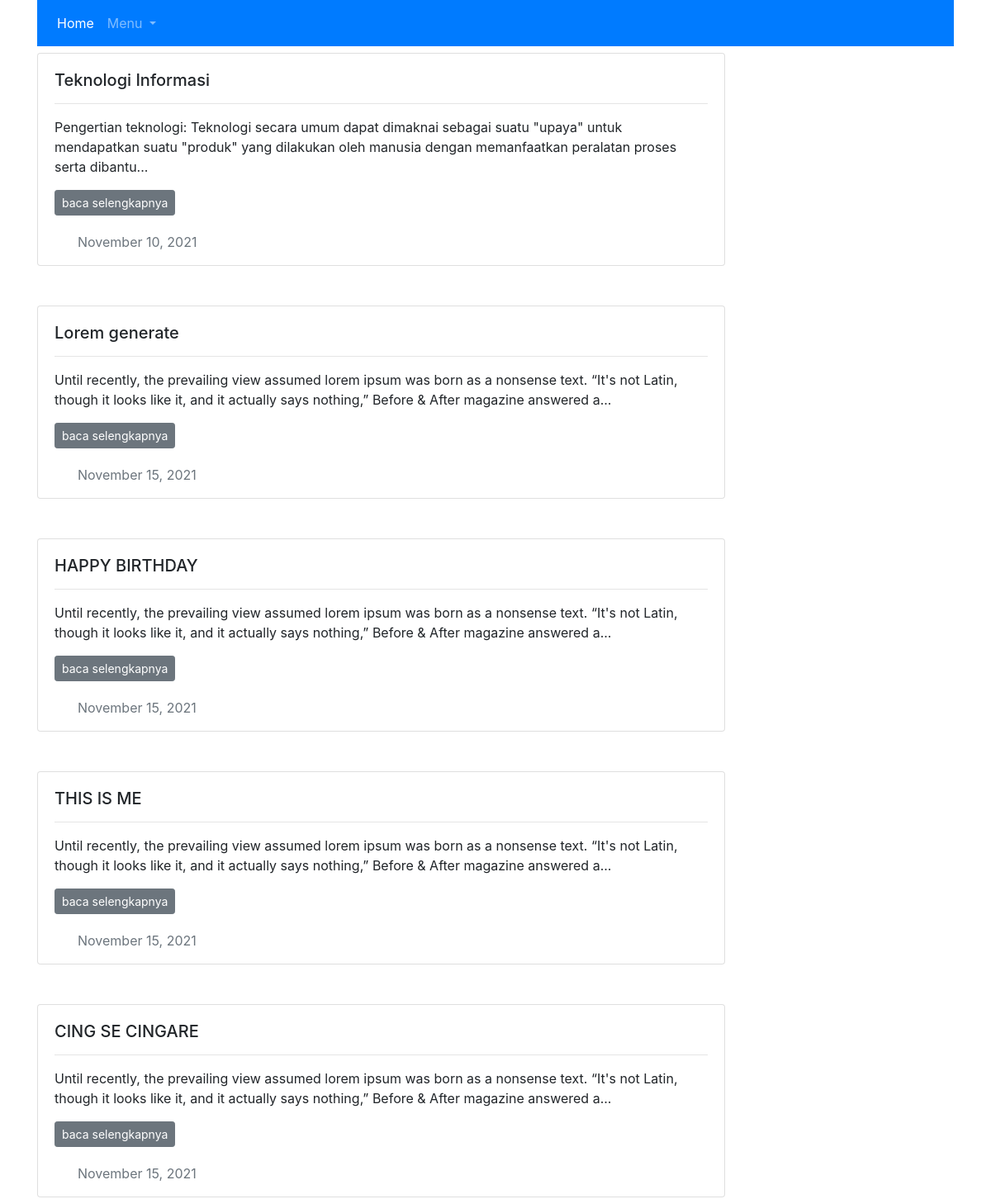
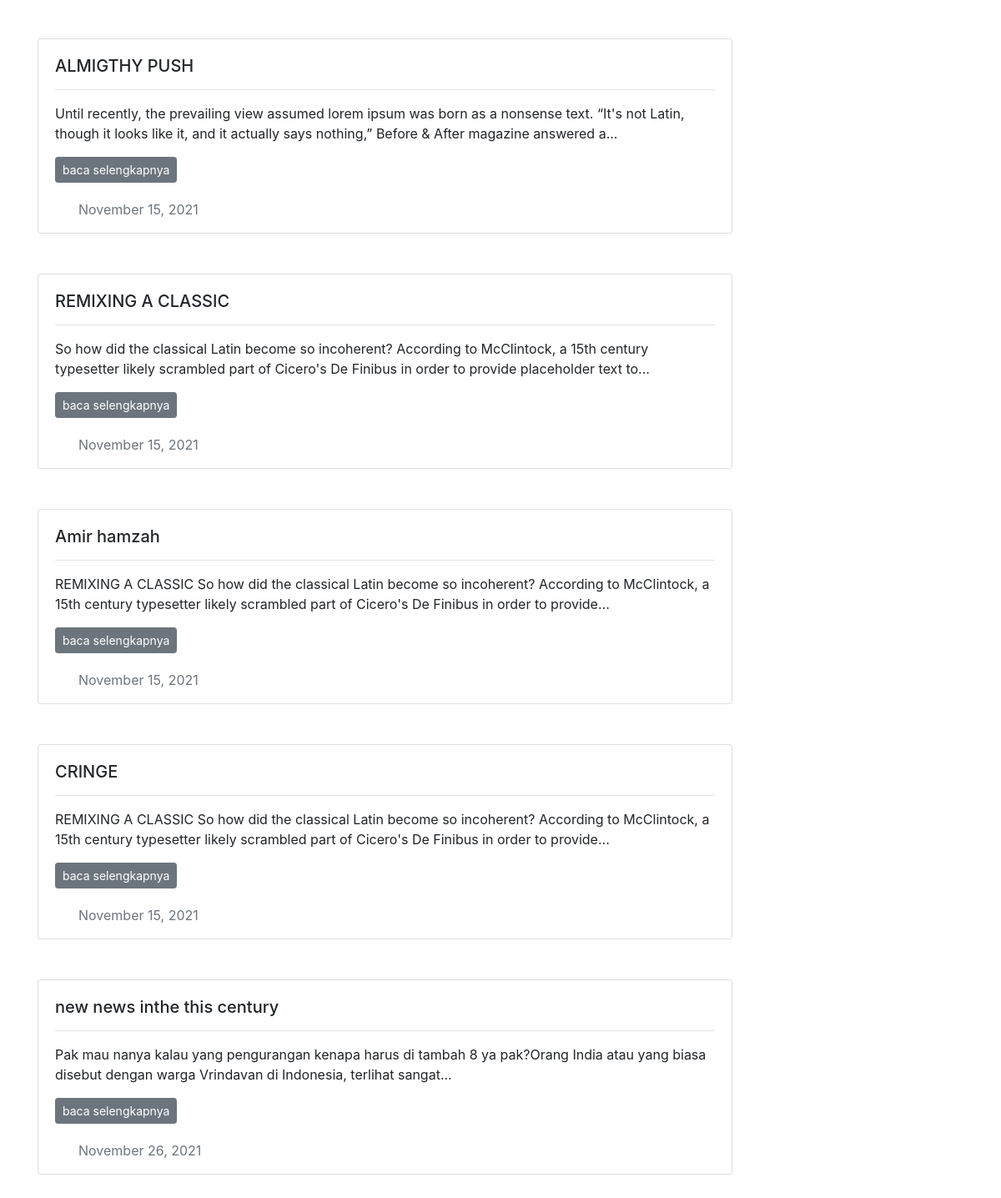
Page / (signed in) on the committed database (2 pictures, top to bottom).
### affairs/models.py (models this page shows, shortened)
class Artikel(db.Model):
    id = db.Column(db.Integer, primary_key=True)
    judul = db.Column(db.String(255), nullable=False)
    konten = db.Column(db.Text, nullable=False)
    thumbnail = db.Column(db.String(255), nullable=False)
    tgl_post = db.Column(db.DateTime, nullable=False, default=datetime.utcnow)
    kategori_id = db.Column(db.Integer, db.ForeignKey('kategori.id'), nullable=False)

### affairs/admin/routes.py (the view)
@admingam.route("/")
def home():
    daf_ar = Artikel.query.all() #paginate(page=halaman, per_page=3)
    return render_template("index.html", daf_ar=daf_ar)

### affairs/models.py (called while the page is built)
@login_manager.user_loader
def load_user(admindb_id):
    return admindb.query.get(int(admindb_id))

### affairs/templates/index.html
{% extends 'layout.html'%}
{%block content %}
{% for df in daf_ar %}
      <div class="card w-75 ">
        <div class="card-body">
          <h5 class="card-title">{{df.judul}}</h5>
          <hr>
          <p class="card-text">{{df.konten | truncate(200) | striptags()}}</p>
          <a href="{{url_for('admingam.baca_ar', id=df.id)}}" class="btn btn-secondary btn-sm">baca selengkapnya</a>
        </div>
        <p class="text-muted ml-5">{{df.tgl_post.strftime('%B %d, %Y')}}</p>
      </div>
      <br><br>
{% endfor %}
{%endblock content %}

### rows in the picture
Artikel: judul "Teknologi Informasi", konten "Pengertian teknologi: Teknologi secara umum dapat dimaknai sebagai suatu \"upaya\" untuk mendapatkan suatu \"produk\" yang dilakukan oleh manusia dengan memanfaatkan peralatan proses serta dibantu...", tgl_post "November 10, 2021"
Artikel: judul "Lorem generate", konten "Until recently, the prevailing view assumed lorem ipsum was born as a nonsense text. “It's not Latin, though it looks like it, and it actually says nothing,” Before & After magazine answered a...", tgl_post "November 15, 2021"
Artikel: judul "HAPPY BIRTHDAY", konten "Until recently, the prevailing view assumed lorem ipsum was born as a nonsense text. “It's not Latin, though it looks like it, and it actually says nothing,” Before & After magazine answered a...", tgl_post "November 15, 2021"
Artikel: judul "THIS IS ME", konten "Until recently, the prevailing view assumed lorem ipsum was born as a nonsense text. “It's not Latin, though it looks like it, and it actually says nothing,” Before & After magazine answered a...", tgl_post "November 15, 2021"
Artikel: judul "CING SE CINGARE", konten "Until recently, the prevailing view assumed lorem ipsum was born as a nonsense text. “It's not Latin, though it looks like it, and it actually says nothing,” Before & After magazine answered a...", tgl_post "November 15, 2021"
Artikel: judul "ALMIGTHY PUSH", konten "Until recently, the prevailing view assumed lorem ipsum was born as a nonsense text. “It's not Latin, though it looks like it, and it actually says nothing,” Before & After magazine answered a...", tgl_post "November 15, 2021"
Artikel: judul "REMIXING A CLASSIC", konten "So how did the classical Latin become so incoherent? According to McClintock, a 15th century typesetter likely scrambled part of Cicero's De Finibus in order to provide placeholder text to...", tgl_post "November 15, 2021"
Artikel: judul "Amir hamzah", konten "REMIXING A CLASSIC So how did the classical Latin become so incoherent? According to McClintock, a 15th century typesetter likely scrambled part of Cicero's De Finibus in order to provide...", tgl_post "November 15, 2021"
Artikel: judul "CRINGE", konten "REMIXING A CLASSIC So how did the classical Latin become so incoherent? According to McClintock, a 15th century typesetter likely scrambled part of Cicero's De Finibus in order to provide...", tgl_post "November 15, 2021"
Artikel: judul "new news inthe this century", konten "Pak mau nanya kalau yang pengurangan kenapa harus di tambah 8 ya pak?Orang India atau yang biasa disebut dengan warga Vrindavan di Indonesia, terlihat sangat...", tgl_post "November 26, 2021"
